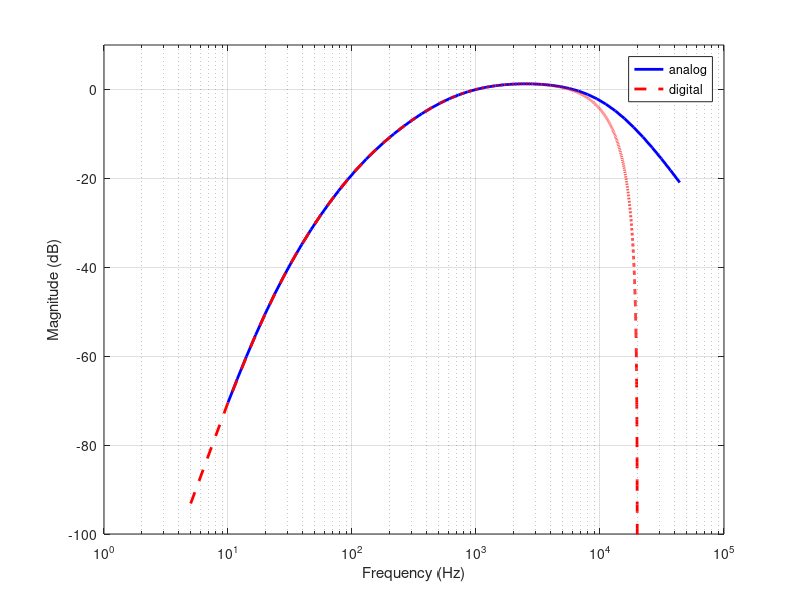

Here is the MATLAB script that generated this plot:
# Script converts analog filter transfer function to digital domain
# and calculates coefficients for biquad cascade IIR digital filter.

clear all
close all

Fs = 40000;

# Definition of analog A-weighting filter according to IEC/CD 1672.
f1 = 20.598997; 
f2 = 107.65265;
f3 = 737.86223;
f4 = 12194.217;
a1000 = 1.9997;

num = [(2*pi*f4)^2*(10^(a1000/20)) 0 0 0 0];
den = conv([1 +4*pi*f4 (2*pi*f4)^2],[1 +4*pi*f1 (2*pi*f1)^2]); 
den = conv(conv(den,[1 2*pi*f3]),[1 2*pi*f2]);

# Definition of analog C-weighting filter according to IEC/CD 1672.
%f1 = 20.598997; 
%f4 = 12194.217;
%c1000 = 0.0619;
%
%num = [(2*pi*f4)^2*(10^(c1000/20)) 0 0];
%den = conv([1 +4*pi*f4 (2*pi*f4)^2],[1 +4*pi*f1 (2*pi*f1)^2]); 

# Use bilinear to transform it to a discrete-time IIR filter.
[numz,denz] = bilinear(num,den,1/Fs);

# Visualize filters frequency response
figure
fmin = 10;
fmax = Fs + 0.1*Fs;
omega = logspace(log10(2*pi*fmin), log10(2*pi*fmax));

# Analog filter
hs = freqs(num,den,omega);
semilogx(omega/(2*pi), 20*log10(abs(hs)), 'color', 'b', 'linewidth', 2);
grid on; hold on;

# Digital filter
n = ceil(Fs/fmin);
[hz,wz] = freqz(numz,denz,n);
semilogx(wz*Fs/(2*pi), 20*log10(abs(hz)), 'color', 'r', 'linewidth', 2, 'linestyle', '--');

ylim([-100 10])
legend('analog', 'digital')
xlabel('Frequency (Hz)')
ylabel('Magnitude (dB)')

# Get digital filter coefficients (for biquad cascade IIR)
sos = tf2sos(numz, denz)

